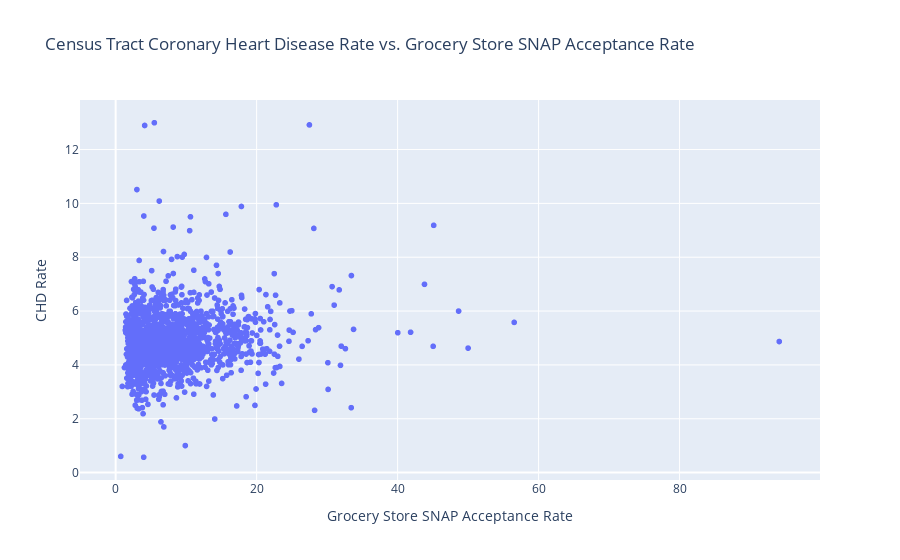

Source (notebook cell):
### Markdown cell above
# Initial Correlation of SNAP acceptance and CHD

### Code cell
px.scatter(df, x="snap_rate", y="chd_pct",
            labels ={
                "chd_pct": "CHD Rate",
                "snap_rate": "Grocery Store SNAP Acceptance Rate"},
            title="Census Tract Coronary Heart Disease Rate vs. Grocery Store SNAP Acceptance Rate")

### Figure 1 — Plotly figure (JSON) as saved in the notebook; plotly's stock layout.template omitted (floating-point values rounded to 4 significant figures; data arrays with more than 128 entries replaced by an {"elided": "..."} marker saying what was removed)
{"data": [{"hovertemplate": "Grocery Store SNAP Acceptance Rate=%{x}<br>CHD Rate=%{y}<extra></extra>", "legendgroup": "", "marker": {"color": "#636efa", "symbol": "circle"}, "mode": "markers", "name": "", "showlegend": false, "type": "scattergl", "x": {"elided": "1587 float values"}, "xaxis": "x", "y": {"elided": "1587 float values"}, "yaxis": "y"}], "layout": {"autosize": true, "legend": {"tracegroupgap": 0}, "title": {"text": "Census Tract Coronary Heart Disease Rate vs. Grocery Store SNAP Acceptance Rate"}, "xaxis": {"anchor": "y", "autorange": true, "domain": [0, 1], "range": [-5.185, 100.0], "title": {"text": "Grocery Store SNAP Acceptance Rate"}, "type": "linear"}, "yaxis": {"anchor": "x", "autorange": true, "domain": [0, 1], "range": [-0.4553, 14.02], "title": {"text": "CHD Rate"}, "type": "linear"}}}
